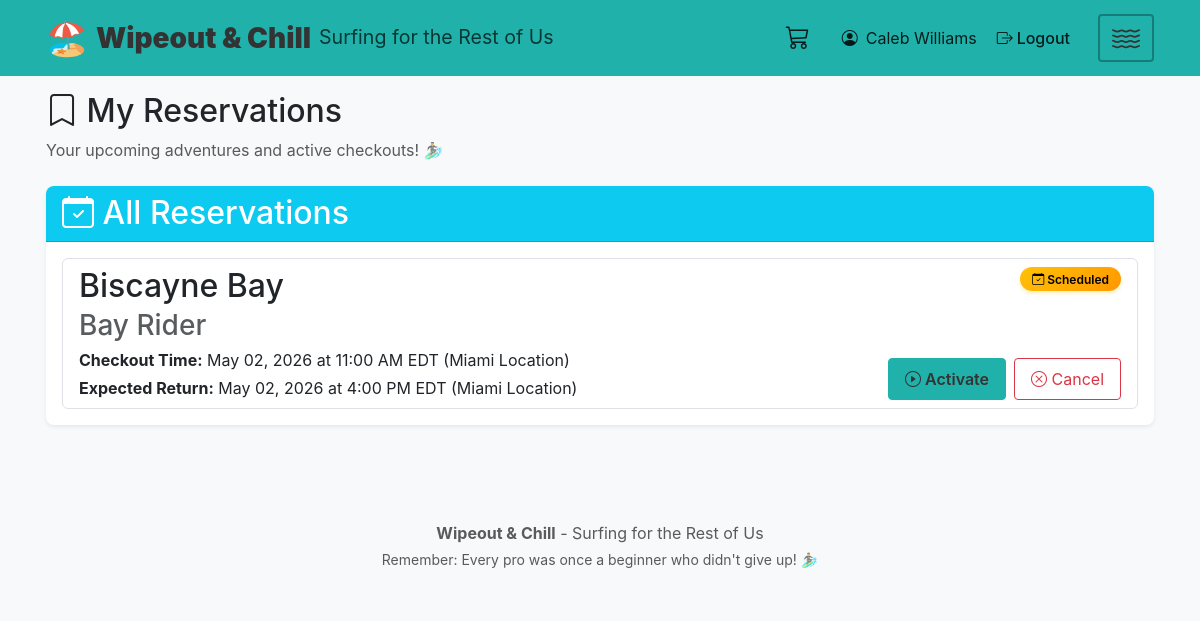
Page /my-checkouts (signed in) on the committed database.
### models/user.py (models this page shows, shortened)
class User(db.Model, UserMixin):
    __tablename__ = 'users'
    id = db.Column(db.String(36), primary_key=True, default=lambda: str(uuid.uuid4()))
    email = db.Column(db.String(255), unique=True, nullable=False)
    full_name = db.Column(db.String(255), nullable=False)
    password_hash = db.Column(db.String(255), nullable=False)  # Password hash for authentication
    location_id = db.Column(db.String(36), db.ForeignKey('locations.id', ondelete='SET NULL'), nullable=True)
    role = db.Column(db.String(50), default='user', nullable=False)
    created_at = db.Column(db.DateTime, default=datetime.utcnow, nullable=False)
    updated_at = db.Column(db.DateTime, default=datetime.utcnow, onupdate=datetime.utcnow, nullable=False)
    @classmethod
    def find_by_id(cls, user_id):
        return cls.query.get(user_id)
    def is_admin(self):
        from utils.constants import USER_ROLE_ADMIN
        return self.role == USER_ROLE_ADMIN

### models/checkout.py (models this page shows, shortened)
class Checkout(db.Model):
    __tablename__ = 'checkouts'
    STATUS_ACTIVE = CHECKOUT_STATUS_ACTIVE
    STATUS_RETURNED = CHECKOUT_STATUS_RETURNED
    STATUS_CANCELLED = CHECKOUT_STATUS_CANCELLED
    id = db.Column(db.String(36), primary_key=True, default=lambda: str(uuid.uuid4()))
    user_id = db.Column(db.String(36), db.ForeignKey('users.id', ondelete='CASCADE'), nullable=False)
    board_id = db.Column(db.String(36), db.ForeignKey('boards.id', ondelete='CASCADE'), nullable=False)
    checkout_time = db.Column(db.DateTime, default=datetime.utcnow, nullable=False)
    expected_return_time = db.Column(db.DateTime, nullable=False)
    actual_return_time = db.Column(db.DateTime, nullable=True)
    status = db.Column(db.String(50), default=CHECKOUT_STATUS_ACTIVE, nullable=False)
    created_at = db.Column(db.DateTime, default=datetime.utcnow, nullable=False)
    updated_at = db.Column(db.DateTime, default=datetime.utcnow, onupdate=datetime.utcnow, nullable=False)
    @classmethod
    def find_active_by_user(cls, user_id):
        return cls.query.filter_by(user_id=user_id, status=cls.STATUS_ACTIVE).order_by(cls.checkout_time.desc()).all()

### models/board.py (models this page shows, shortened)
class Board(db.Model):
    __tablename__ = 'boards'
    STATUS_AVAILABLE = BOARD_STATUS_AVAILABLE
    STATUS_CHECKED_OUT = BOARD_STATUS_CHECKED_OUT
    STATUS_DAMAGED = BOARD_STATUS_DAMAGED
    STATUS_IN_REPAIR = BOARD_STATUS_IN_REPAIR
    STATUS_REPLACED = BOARD_STATUS_REPLACED
    CONDITION_EXCELLENT = BOARD_CONDITION_EXCELLENT
    CONDITION_GOOD = BOARD_CONDITION_GOOD
    CONDITION_FAIR = BOARD_CONDITION_FAIR
    id = db.Column(db.String(36), primary_key=True, default=lambda: str(uuid.uuid4()))
    location_id = db.Column(db.String(36), db.ForeignKey('locations.id', ondelete='CASCADE'), nullable=False)
    name = db.Column(db.String(255), nullable=False)
    brand = db.Column(db.String(100), nullable=True)
    size = db.Column(db.String(50), nullable=True)
    image_url = db.Column(db.String(500), nullable=True)  # URL to surfboard image
    status = db.Column(db.String(50), default=BOARD_STATUS_AVAILABLE, nullable=False)
    condition = db.Column(db.String(50), default=BOARD_CONDITION_GOOD, nullable=True)
    created_at = db.Column(db.DateTime, default=datetime.utcnow, nullable=False)
    updated_at = db.Column(db.DateTime, default=datetime.utcnow, onupdate=datetime.utcnow, nullable=False)
    @classmethod
    def find_by_id(cls, board_id):
        return cls.query.get(board_id)

### models/location.py (models this page shows, shortened)
class Location(db.Model):
    __tablename__ = 'locations'
    id = db.Column(db.String(36), primary_key=True, default=lambda: str(uuid.uuid4()))
    name = db.Column(db.String(255), nullable=False)
    timezone = db.Column(db.String(100), default='America/Los_Angeles', nullable=False)
    address = db.Column(db.Text, nullable=True)
    created_at = db.Column(db.DateTime, default=datetime.utcnow, nullable=False)
    updated_at = db.Column(db.DateTime, default=datetime.utcnow, onupdate=datetime.utcnow, nullable=False)
    @classmethod
    def find_by_id(cls, location_id):
        return cls.query.get(location_id)

### routes/user_routes.py (the view, shortened to what this page needs)
@user_routes.route('/my-checkouts')
@login_required
def my_checkouts():
    from models.board import Board
    from models.location import Location
    from datetime import datetime
    now = datetime.utcnow()
    all_active_checkouts = Checkout.find_active_by_user(current_user.id)
    reservations_list = Reservation.find_by_user(current_user.id)
    all_items = []
    for checkout in all_active_checkouts:
        if checkout.status == Checkout.STATUS_CANCELLED:
            continue
        board = Board.find_by_id(checkout.board_id)
        checkout.board = board
        if board:
            location = Location.find_by_id(board.location_id)
            checkout.location = location
        checkout.is_checkout = True
        checkout.display_status = 'scheduled' if checkout.checkout_time > now else 'in_use'
        all_items.append(checkout)
    def sort_key(x):
        if x.is_checkout:
            return x.checkout_time
        return x.unlock_time
    all_items.sort(key=sort_key)
    return render_template('user/my_checkouts.html',
                          all_items=all_items,
                          timezone_service=timezone_service)

### templates/user/my_checkouts.html (shortened to what this page needs)
{% extends "base.html" %}
{% block content %}
<div class="row">
    <div class="col-12">
        <h1 class="mb-2">
            <i class="bi bi-bookmark"></i> My Reservations
        </h1>
        <p class="text-muted mb-4">Your upcoming adventures and active checkouts! 🏄‍♂️</p>
    </div>
</div>
<div class="row">
    <div class="col-12">
        <div class="card shadow-sm">
            <div class="card-header bg-info text-white">
                <h5 class="mb-0"><i class="bi bi-calendar-check"></i> All Reservations</h5>
            </div>
            <div class="card-body">
                {% if all_items %}
                <div class="list-group">
                    {% for item in all_items %}
                    <div class="list-group-item">
                        <div class="d-flex w-100 justify-content-between">
                            <div class="flex-grow-1">
                                <h5 class="mb-1">
                                    {% if item.board %}
                                        {{ item.board.name }}
                                        {% if item.board.brand %}<br><small class="text-muted">{{ item.board.brand }}</small>{% endif %}
                                    {% else %}
                                        Board Reservation
                                    {% endif %}
                                </h5>
                                <div class="mb-0">
                                    {% if item.is_checkout %}
                                        {% if item.display_status == 'scheduled' %}
                                            <p class="mb-1">
                                                <strong>Checkout Time:</strong>
                                                {{ timezone_service.format_datetime_12hour(item.checkout_time, item.board.location_id if item.board else None, item.location.name if item.location else None) if item.checkout_time else 'N/A' }}
                                            </p>
                                            <p class="mb-0">
                                                <strong>Expected Return:</strong>
                                                {{ timezone_service.format_datetime_12hour(item.expected_return_time, item.board.location_id if item.board else None, item.location.name if item.location else None) if item.expected_return_time else 'N/A' }}
                                            </p>
                                        {% endif %}
                                    {% else %}
                                        <p class="mb-0">
                                            <strong>Unlock Time:</strong>
                                            {{ timezone_service.format_datetime_12hour(item.unlock_time, item.board.location_id if item.board else None, item.location.name if item.location else None) if item.unlock_time else 'N/A' }}
                                        </p>
                                    {% endif %}
                                </div>
                            </div>
                            <div class="d-flex flex-column justify-content-between align-items-end ms-3" style="min-height: 80px;">
                                {% if item.is_checkout %}
                                    {% if item.display_status == 'scheduled' %}
                                        <span class="badge scheduled-badge">
                                            <i class="bi bi-calendar-check"></i> Scheduled
                                        </span>
                                    {% else %}
                                        <span class="badge in-use-badge">
                                            <i class="bi bi-water"></i> Active
                                        </span>
                                    {% endif %}
                                {% else %}
                                    <span class="badge bg-{% if item.status == 'pending' %}warning{% elif item.status == 'available' %}success{% elif item.status == 'fulfilled' %}info{% else %}secondary{% endif %}">
                                        {{ item.status|title }}
                                    </span>
                                {% endif %}
                                {% if item.is_checkout %}
                                    {% if item.display_status == 'scheduled' %}
                                        <div class="d-flex gap-2">
                                            <button class="btn btn-sm btn-teal activate-checkout-btn" data-checkout-id="{{ item.id }}" data-board-name="{{ item.board.name if item.board else 'Board' }}" style="min-width: 85px;">
                                                <i class="bi bi-play-circle"></i> Activate
                                            </button>
                                            <button class="btn btn-sm btn-outline-danger cancel-checkout-btn" data-checkout-id="{{ item.id }}" data-board-name="{{ item.board.name if item.board else 'Board' }}" style="min-width: 85px;">
                                                <i class="bi bi-x-circle"></i> Cancel
                                            </button>
                                        </div>
                                    {% else %}
                                        <button class="btn btn-sm btn-success return-btn" data-checkout-id="{{ item.id }}" data-board-id="{{ item.board_id if item.board else '' }}">
                                            <i class="bi bi-arrow-return-left"></i> Return
                                        </button>
                                    {% endif %}
                                {% endif %}
                            </div>
                        </div>
                    </div>
                    {% endfor %}
                </div>
                {% else %}
                <div class="text-center py-5">
                    <i class="bi bi-calendar-x" style="font-size: 4rem; color: #6c757d;"></i>
                    <h4 class="mt-3 text-muted">No reservations yet</h4>
                    <p class="text-muted">Head to the <a href="{{ url_for('user_routes.dashboard') }}">Dashboard</a> to find your perfect board!</p>
                </div>
                {% endif %}
            </div>
        </div>
    </div>
</div>
{% endblock %}

### templates/base.html (shortened to what this page needs)
<!DOCTYPE html>
<html lang="en">
<head>
    <link href="https://cdn.jsdelivr.net/npm/bootstrap@5.3.2/dist/css/bootstrap.min.css" rel="stylesheet">
    <link href="https://cdn.jsdelivr.net/npm/bootstrap-icons@1.11.1/font/bootstrap-icons.css" rel="stylesheet">
    <link href="{{ url_for('static', filename='css/custom.css') }}" rel="stylesheet">
    <link href="{{ url_for('static', filename='css/animations.css') }}" rel="stylesheet">
    <link href="{{ url_for('static', filename='css/branding.css') }}" rel="stylesheet">
</head>
<body>
    <nav class="navbar navbar-expand-lg navbar-teal">
        <div class="container">
            <a class="navbar-brand" href="{{ url_for('user_routes.dashboard') }}">
                <span style="font-size: 1.2em;">🏖️</span><strong class="ms-2">Wipeout & Chill</strong>
                <small class="d-none d-md-inline ms-2" style="font-size: 0.7em;">Surfing for the Rest of Us</small>
            </a>
            {% if current_user.is_authenticated %}
            <div class="d-flex align-items-center">
                <ul class="navbar-nav d-flex flex-row align-items-center me-3">
                    <li class="nav-item me-3">
                        <a href="{{ url_for('cart_routes.view_cart') }}" class="nav-link d-flex align-items-center position-relative" style="padding: 0.5rem 0.5rem; text-decoration: none; color: inherit;">
                            <i class="bi bi-cart3" style="font-size: 1.5rem;"></i>
                        </a>
                    </li>
                    <li class="nav-item">
                        <span class="navbar-text d-flex align-items-center">
                            <i class="bi bi-person-circle me-2"></i> {{ current_user.full_name }}
                        </span>
                    </li>
                    <li class="nav-item">
                        <a class="nav-link d-flex align-items-center" href="{{ url_for('auth_routes.logout') }}">
                            <i class="bi bi-box-arrow-right me-1"></i> Logout
                        </a>
                    </li>
                </ul>
                <button class="navbar-toggler wave-menu-btn" type="button" data-bs-toggle="collapse" data-bs-target="#navbarNav" aria-controls="navbarNav" aria-expanded="false" aria-label="Toggle navigation">
                    <i class="bi bi-water"></i>
                </button>
            </div>
            {% else %}
            <button class="navbar-toggler" type="button" data-bs-toggle="collapse" data-bs-target="#navbarNav" aria-controls="navbarNav" aria-expanded="false" aria-label="Toggle navigation">
                <span class="navbar-toggler-icon"></span>
            </button>
            {% endif %}
        </div>
    </nav>
    <main class="container my-4">
        {% block content %}{% endblock %}
    </main>
    <footer class="bg-light mt-5 py-4">
        <div class="container text-center">
            <p class="text-muted mb-1"><strong>Wipeout & Chill</strong> - Surfing for the Rest of Us</p>
            <p class="text-muted mb-0 small">Remember: Every pro was once a beginner who didn't give up! 🏄‍♂️</p>
        </div>
    </footer>
</body>
</html>

### rows in the picture
User: full_name "Caleb Williams"
Checkout: board.name "Biscayne Bay", board.brand "Bay Rider", checkout_time.timezone "May 02, 2026 at 11:00 AM EDT (Miami Location)", expected_return_time.timezone "May 02, 2026 at 4:00 PM EDT (Miami Location)"
